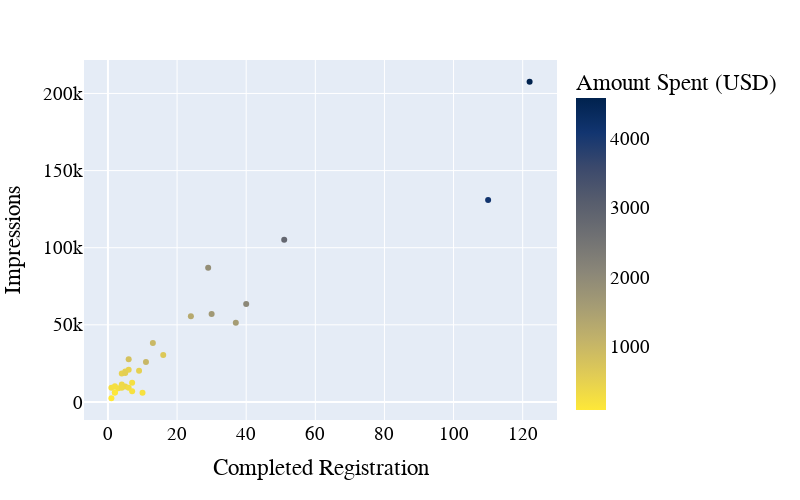

The notebook cell this image was saved under:
### Code cell
import numpy as np
import plotly.express as px

fig = px.scatter(grouped,  y='Impressions', x='Website Registrations Completed',
               color='Amount Spent (USD)',
             height=500, width=800, color_continuous_scale=px.colors.sequential.Cividis_r,
            )
# fig.update_xaxes(nticks=36)

fig.update_layout(
    
    xaxis_title="Completed Registration",
    yaxis_title="Impressions",
    font=dict(
        family="Courier New, ",
        size=19,
        color="black"))

fig.show()

### Figure 1 — Plotly figure (JSON) as saved in the notebook; plotly's stock layout.template omitted (floating-point values rounded to 4 significant figures)
{"data": [{"hoverlabel": {"namelength": 0}, "hovertemplate": "Website Registrations Completed=%{x}<br>Impressions=%{y}<br>Amount Spent (USD)=%{marker.color}", "legendgroup": "", "marker": {"color": [477.7, 1313.0, 670.1, 4579.0, 196.5, 91.13, 2047.0, 364.9, 387.4, 212.7, 4120.0, 275.4, 986.7, 514.5, 1586.0, 492.9, 495.4, 256.0, 256.1, 253.6, 2825.0, 296.2, 1004.0, 348.3, 215.4, 1894.0, 807.5, 1663.0, 102.5, 554.2], "coloraxis": "coloraxis", "symbol": "circle"}, "mode": "markers", "name": "", "showlegend": false, "type": "scatter", "x": [6, 24, 16, 122, 2, 1, 40, 4, 5, 10, 110, 1, 13, 9, 37, 4, 5, 3, 7, 2, 51, 6, 11, 4, 7, 29, 6, 30, 2, 5], "xaxis": "x", "y": [20831, 55490, 30412, 207604, 6148, 2391, 63425, 11317, 9951, 5985, 130882, 9271, 38182, 20160, 51296, 18491, 19717, 8889, 12380, 10200, 105168, 9276, 25842, 9137, 6877, 87015, 27624, 56956, 6147, 18765], "yaxis": "y"}], "layout": {"coloraxis": {"colorbar": {"title": {"text": "Amount Spent (USD)"}}, "colorscale": [[0, "#fee838"], [0.1111, "#e1cc55"], [0.2222, "#c3b369"], [0.3333, "#a59c74"], [0.4444, "#8a8678"], [0.5556, "#707173"], [0.6667, "#575d6d"], [0.7778, "#3b496c"], [0.8889, "#123570"], [1, "#00224e"]]}, "font": {"color": "black", "family": "Courier New, ", "size": 19}, "height": 500, "legend": {"tracegroupgap": 0}, "margin": {"t": 60}, "width": 800, "xaxis": {"anchor": "y", "domain": [0, 1], "title": {"text": "Completed Registration"}}, "yaxis": {"anchor": "x", "domain": [0, 1], "title": {"text": "Impressions"}}}}
